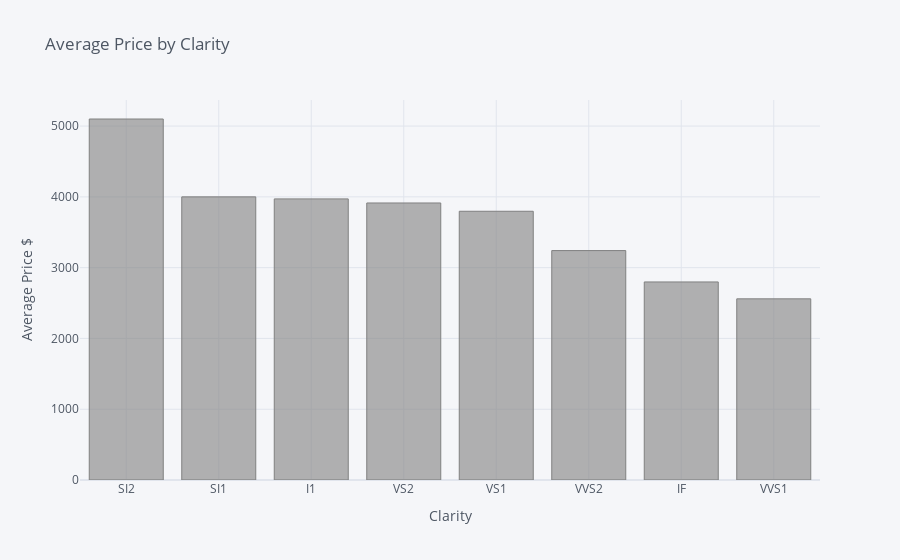

Notebook cell for this chart:
### Code cell
price_by_clarity.iplot(kind='bar',
                         x='clarity',
                         y='price',
                         title='Average Price by Clarity',
                         xTitle='Clarity',
                         yTitle='Average Price $',
                          color='grey')

### Figure 1 — Plotly figure (JSON) as saved in the notebook; plotly's stock layout.template omitted (floating-point values rounded to 4 significant figures)
{"data": [{"marker": {"color": "rgba(128, 128, 128, 0.6)", "line": {"color": "rgba(128, 128, 128, 1.0)", "width": 1}}, "name": "price", "orientation": "v", "text": "", "type": "bar", "x": ["SI2", "SI1", "I1", "VS2", "VS1", "VVS2", "IF", "VVS1"], "y": [5100.0, 4000.0, 3971.0, 3914.0, 3797.0, 3241.0, 2798.0, 2559.0]}], "layout": {"autosize": true, "legend": {"bgcolor": "#F5F6F9", "font": {"color": "#4D5663"}}, "paper_bgcolor": "#F5F6F9", "plot_bgcolor": "#F5F6F9", "title": {"font": {"color": "#4D5663"}, "text": "Average Price by Clarity"}, "xaxis": {"autorange": true, "gridcolor": "#E1E5ED", "range": [-0.5, 7.5], "showgrid": true, "tickfont": {"color": "#4D5663"}, "title": {"font": {"color": "#4D5663"}, "text": "Clarity"}, "type": "category", "zerolinecolor": "#E1E5ED"}, "yaxis": {"autorange": true, "gridcolor": "#E1E5ED", "range": [0, 5368.0], "showgrid": true, "tickfont": {"color": "#4D5663"}, "title": {"font": {"color": "#4D5663"}, "text": "Average Price $"}, "type": "linear", "zerolinecolor": "#E1E5ED"}}}
